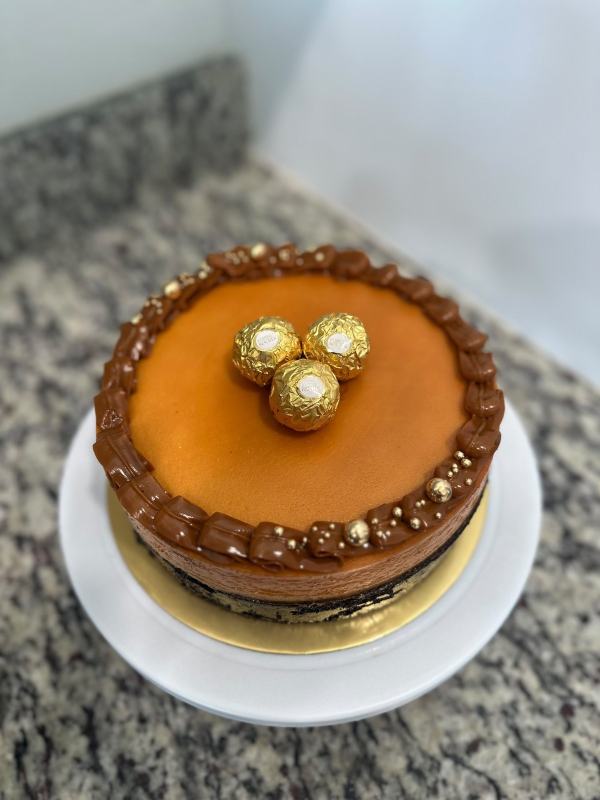
#> input picture TastyTreatsWorld-Brand-Package/03-Product-Photography/gold-board-minis.jpg, 1200 x 1600 px, found by its file name (shown at 1/2 size); its folder holds 4 pictures in this run
$ python build_facebook_cover.py
#> lines starting #> are read from the running program, lines starting #| are printed output that depends on the picture; after the words box and inside, x2 and y2 are one past the last pixel; in counts of white or black regions, pixels touching at a corner belong together
#!/usr/bin/env python3
"""Facebook cover 851x315 — cream left panel, full-bleed real cake on the right."""

from __future__ import annotations

import zipfile
from pathlib import Path

from PIL import Image, ImageDraw, ImageEnhance, ImageFilter, ImageFont, ImageOps

ROOT = Path("/workspace")
PKG = ROOT / "TastyTreatsWorld-Brand-Package"
PHOTOS = PKG / "03-Product-Photography"
LOGOS = PKG / "02-Official-Logos"
SOCIAL = PKG / "05-Social-Media"
FONTS = ROOT / "brand-kit" / "fonts"
FERRERO_CUT = Path("/tmp/ttw-cutouts/ferrero.png")
BESO_CUT = Path("/tmp/ttw-cutouts/beso-studio.png")

SOFT = (250, 248, 242)
INK = (17, 17, 17)
GOLD = (181, 122, 30)
HI = (214, 165, 74)
BAR = (22, 18, 14)
CREAM = (250, 248, 242)

W, H = 851, 315
SCALE = 4
SW, SH = W * SCALE, H * SCALE
BAR_H = 34 * SCALE
PROFILE_SAFE = 196 * SCALE


# [35 lines left out: functions font, tracked, draw_heart, crop_cover, not called in this run]


def cream_canvas() -> Image.Image:
    base = Image.new("RGB", (SW, SH), SOFT)
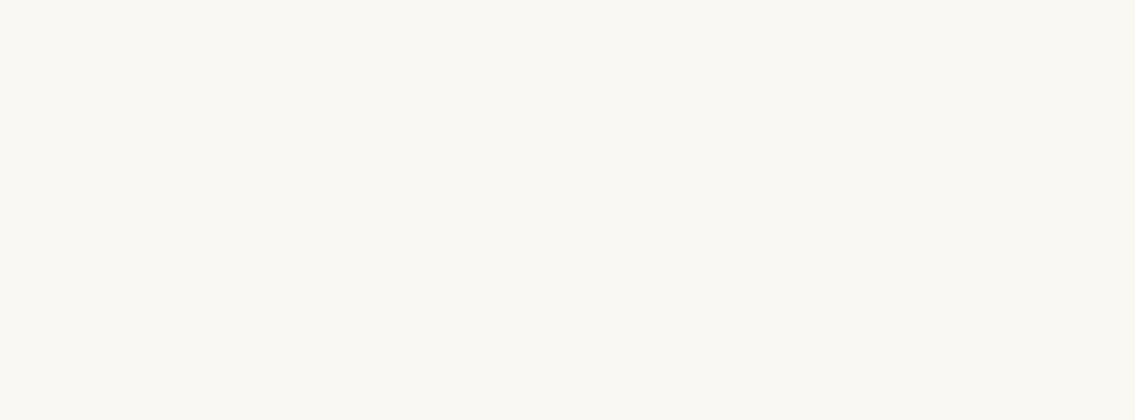
#> base: PIL image 3404x1260 RGB (shown at 1/3 size); mean R, G, B 250, 248, 242
    noise = Image.effect_noise((SW, SH), 13).convert("L")
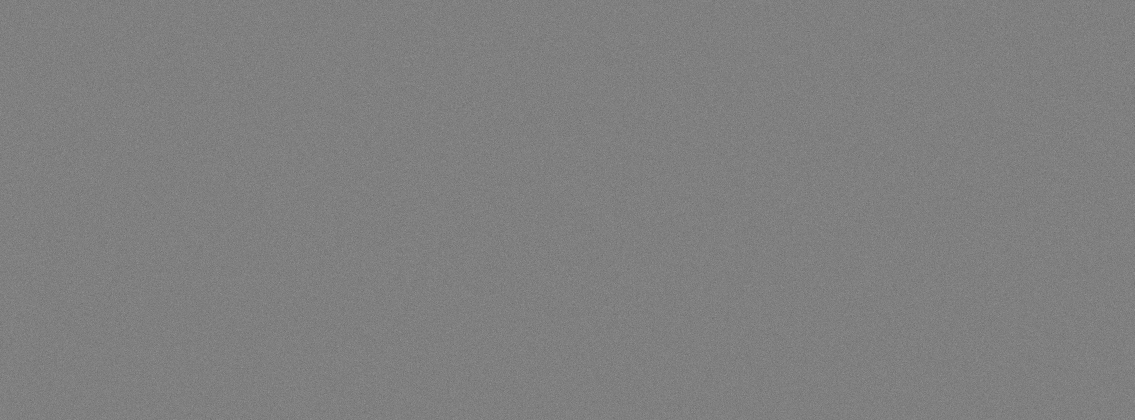
#> noise: PIL image 3404x1260 L (shown at 1/3 size); min 58, max 188, mean 127.5
    nrgb = Image.merge("RGB", (noise, noise, noise))
    base = Image.blend(base, nrgb, 0.03)
    # Warm blush on the right so the white plate does not vanish
    rose = Image.new("RGB", (SW, SH), (232, 210, 204))
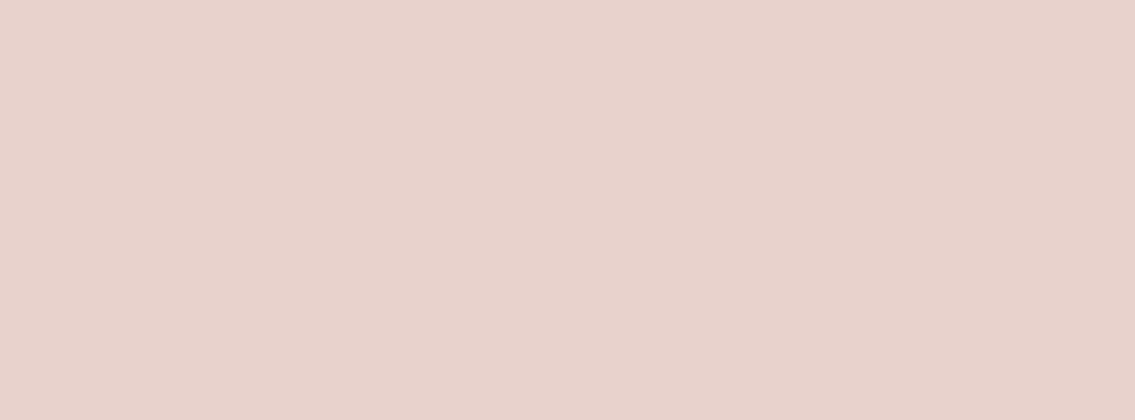
#> rose: PIL image 3404x1260 RGB (shown at 1/3 size); mean R, G, B 232, 210, 204
    mask = Image.new("L", (SW, SH), 0)
#> mask: PIL image 3404x1260 L; every value is 0
    ImageDraw.Draw(mask).ellipse(
        (int(SW * 0.46), -40, SW + 200, int(SH * 0.95)), fill=70
    )
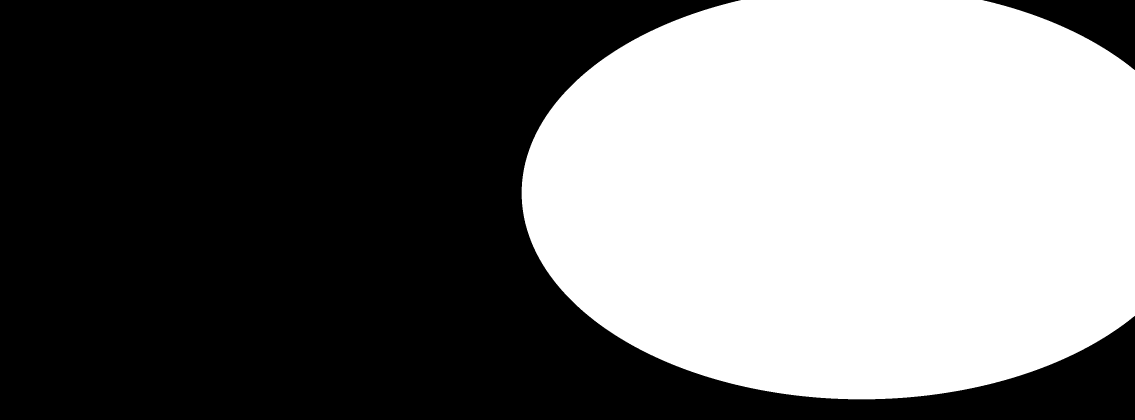
#> mask: PIL image 3404x1260 L (shown at 1/3 size); values 0 (black) and 70 (white), 43.4% white; 1 white region, box (x1, y1, x2, y2) and area: (1565, 0, 3404, 1198) 1863038
    mask = mask.filter(ImageFilter.GaussianBlur(90))
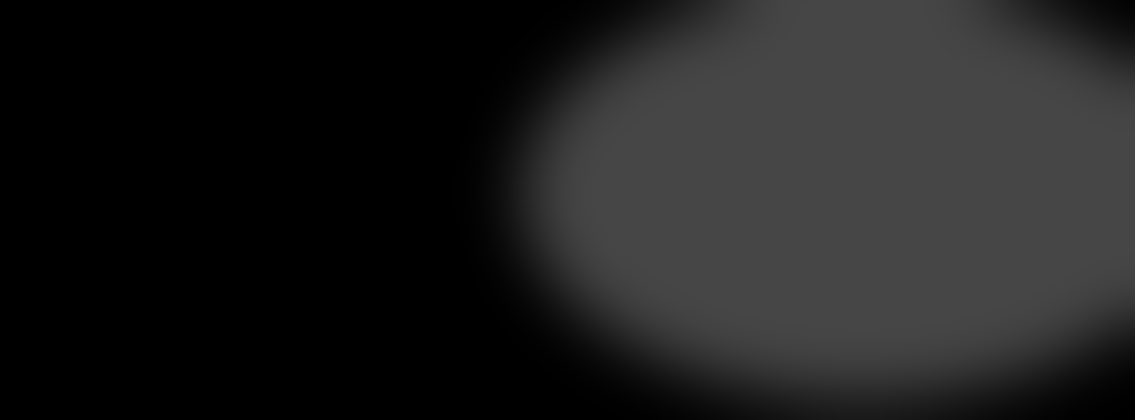
#> mask: PIL image 3404x1260 L (shown at 1/3 size); min 0, max 70, mean 30.1
    return Image.composite(rose, base, mask)


# [7 lines left out: function tighten_mask, not called in this run]


def cutout_sprite(cache: Path, src: Path, height: int, erode: int = 6) -> Image.Image:
#> called with height = 1011, erode = 7
    if cache.exists():
        im = Image.open(cache).convert("RGBA")
    else:
        from rembg import remove

        raw = ImageOps.exif_transpose(Image.open(src)).convert("RGB")
#> raw is the input picture: PIL image 1200x1600 RGB; mean R, G, B 150.8, 138, 121.2
        im = remove(raw)
        cache.parent.mkdir(parents=True, exist_ok=True)
        im.save(cache)
    im = tighten_mask(im, erode)
    width = int(im.width * height / im.height)
    return im.resize((width, height), Image.Resampling.LANCZOS)


# [39 lines left out: functions paste_still, photo_card, trim_alpha, not called in this run]


def load_logo() -> Image.Image:
    im = Image.open(LOGOS / "01_Primary_Logo_Transparent_2000.png").convert("RGBA")
    return trim_alpha(im, pad=6)


def build() -> tuple[Image.Image, Image.Image]:
    SOCIAL.mkdir(parents=True, exist_ok=True)
    canvas = cream_canvas().convert("RGBA")
    content_h = SH - BAR_H

    cake = cutout_sprite(
        FERRERO_CUT, PHOTOS / "gold-board-minis.jpg", int(content_h * 0.90), erode=7
    )
    # Client photo of the Beso de Ángel (studio shot on the dark surface)
    card_h = int(content_h * 0.88)
    card_w = int(card_h * 1.35)
    beso = photo_card(
        PHOTOS / "beso-de-angel-studio.jpg",
        card_w,
        card_h,
        focus=(0.42, 0.50),
        radius=56,
    )
    fx = SW - cake.width - 8
    fy = content_h - cake.height + 28
    bx = fx - int(beso.width * 0.72)
    by = max(6, (content_h - beso.height) // 2)
    canvas.alpha_composite(beso, (bx, by))
    paste_still(canvas, cake, (fx, fy))

    draw = ImageDraw.Draw(canvas)

    logo = load_logo()
    logo_h = 620
    logo_w = int(logo.width * logo_h / logo.height)
    logo = logo.resize((logo_w, logo_h), Image.Resampling.LANCZOS)
    logo_x, logo_y = 40, 48
    canvas.alpha_composite(logo, (logo_x, logo_y))

    serif = font("serif", 36)
    tag = "Flans, Cakes & More — Right to Your Door."
    tw = serif.getlength(tag)
    tx = logo_x + max(0, (logo_w - tw) / 2)
    ty = logo_y + logo_h + 10
    draw_heart(draw, int(logo_x + logo_w / 2), int(ty - 2), 8, GOLD)
    draw.text((tx, ty + 6), tag, font=serif, fill=INK)

    bar_y = content_h
    draw.rectangle((0, bar_y - 3, SW, bar_y), fill=GOLD)
    draw.rectangle((0, bar_y, SW, SH), fill=BAR)

    sans = font("sans", 32)
    jul = font("julius", 30)
    y_text = bar_y + (BAR_H - 32) // 2 - 1
    x = PROFILE_SAFE + 12
    parts = [
        (False, "786-505-5039", sans, HI),
        (True, "NAPLES, FLORIDA", jul, HI),
        (False, "@TastyTreatsWorld", sans, CREAM),
    ]
    for i, (do_track, label, fnt, fill) in enumerate(parts):
        if i:
            draw.line([(x, bar_y + 26), (x, SH - 26)], fill=GOLD, width=2)
            x += 26
        if do_track:
            tracked(draw, label, fnt, (x, y_text + 4), fill, 5)
            x += sum(fnt.getlength(ch) + 5 for ch in label) + 20
        else:
            draw.text((x, y_text), label, font=fnt, fill=fill)
            x += fnt.getlength(label) + 20

    rgb = canvas.convert("RGB")
    cover = rgb.resize((W, H), Image.Resampling.LANCZOS)
    cover2x = rgb.resize((W * 2, H * 2), Image.Resampling.LANCZOS)
    return cover, cover2x


# [26 lines left out: functions write_usage, zip_package, not called in this run]


def main() -> None:
    cover, cover2x = build()
    jpg = SOCIAL / "facebook-cover-851x315.jpg"
    jpg2 = SOCIAL / "facebook-cover-1702x630.jpg"
    png = SOCIAL / "facebook-cover-851x315.png"
    cover.save(jpg, "JPEG", quality=93, optimize=True, subsampling=1)
    cover2x.save(jpg2, "JPEG", quality=93, optimize=True, subsampling=1)
    cover.save(png, "PNG")
    write_usage()
    zip_package()
    print("wrote", jpg, cover.size)
    print("wrote", jpg2, cover2x.size)


if __name__ == "__main__":
    main()
#> (the call stopped at in cutout_sprite, `im = remove(raw)`: rembg is not available in this run)
